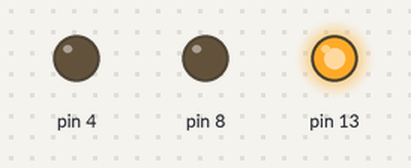
The sketch below on a simulated Arduino Uno, built with avr-gcc and run on an emulated ATmega328P. On the bench: output pins drawn as LEDs (lit = HIGH).

Above: at 0.5 s.
At 4.5 s:
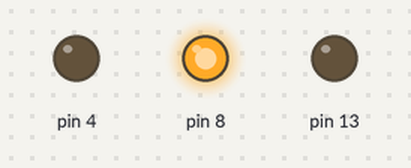
At 6.5 s:
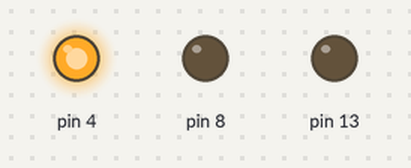
At 9.5 s:
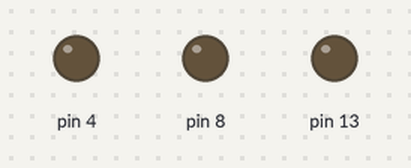
Timing chart, 0 to 10.4 s (numbered marks = the images above):
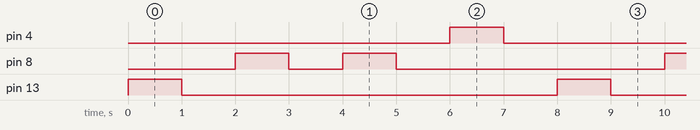

The sketch:

2.ino
```cpp
void setup() {
  // put your setup code here, to run once:
  pinMode(13, OUTPUT);
  pinMode(8, OUTPUT);
  pinMode(4, OUTPUT);
}

void loop() {
  // put your main code here, to run repeatedly:
  digitalWrite(13, HIGH );
  delay(1000);
  digitalWrite(13, LOW);
  delay(1000);
  digitalWrite(8, HIGH);
  delay(1000);
  digitalWrite(8, LOW);
  delay(1000);
  digitalWrite(8, HIGH);
  delay(1000);
  digitalWrite(8, LOW);
  delay(1000);
  digitalWrite(4, HIGH);
  delay(1000);
  digitalWrite(4, LOW);
  delay(1000);


}
```

Measured:
- by itself, pin 4, pin 13: alternates HIGH for 1.0 s and LOW for 7.0 s
- by itself, pin 8: repeats every 8.0 s: LOW 1.0 s, HIGH 1.0 s, LOW 5.0 s, HIGH 1.0 s
- by itself, everything shown: repeats every 8.0 s, in 8 steps
